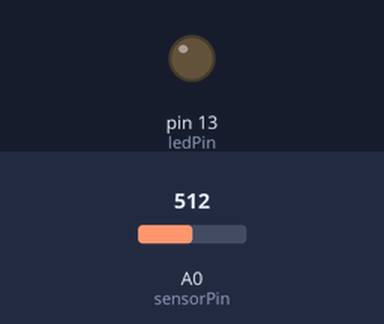
This sketch was run on a simulated Arduino Uno, built with avr-gcc and run on an emulated ATmega328P. Shown: output pins drawn as LEDs (lit = HIGH). Inputs (shaded band) come from the test bench; at power-on: A0 (sensorPin) = 512.

Above: at 1.8 s.
1.9 s: A0 (sensorPin) set to 485
At 3.2 s:
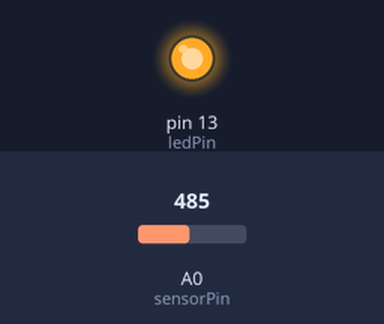
3.5 s: A0 (sensorPin) set to 510
At 4.8 s:
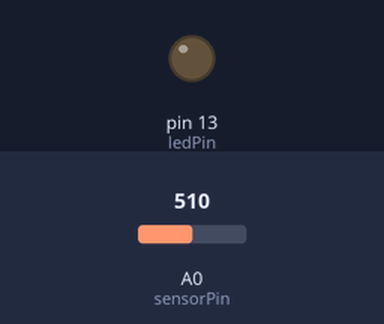
5.5 s: A0 (sensorPin) set to 490
At 6.3 s:
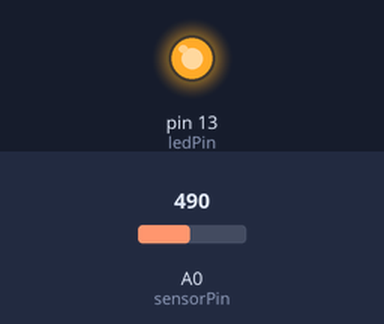
Timing chart, 0 to 8.5 s (numbered marks = the images above; inputs shaded):
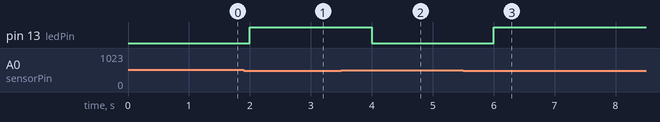

Measured:
- the behaviour switches between 500 and 499 on A0 (sensorPin) (found by bisection; images 0 and 1)
- after the input at 1.9 s, pin 13 (ledPin): LOW → HIGH after 0.10 s
- after the input at 3.5 s, pin 13 (ledPin): HIGH → LOW after 0.50 s
- after the input at 5.5 s, pin 13 (ledPin): LOW → HIGH after 0.50 s

The sketch:

DripDropBot.ino
```cpp
int ledPin = 13;
int sensorPin = A0; // Analog pin for sensor
int sensorValue = 0; // Variable to store the sensor reading
int threshold = 500;

void setup() {
  // Initialize the digital pin as an output.
  pinMode(ledPin, OUTPUT);
}

void loop() {
  sensorValue = analogRead(sensorPin);
  if (sensorValue < threshold){
    digitalWrite(ledPin, HIGH);
  } else {
    digitalWrite(ledPin, LOW);
  }

  delay(1000);
}
```
